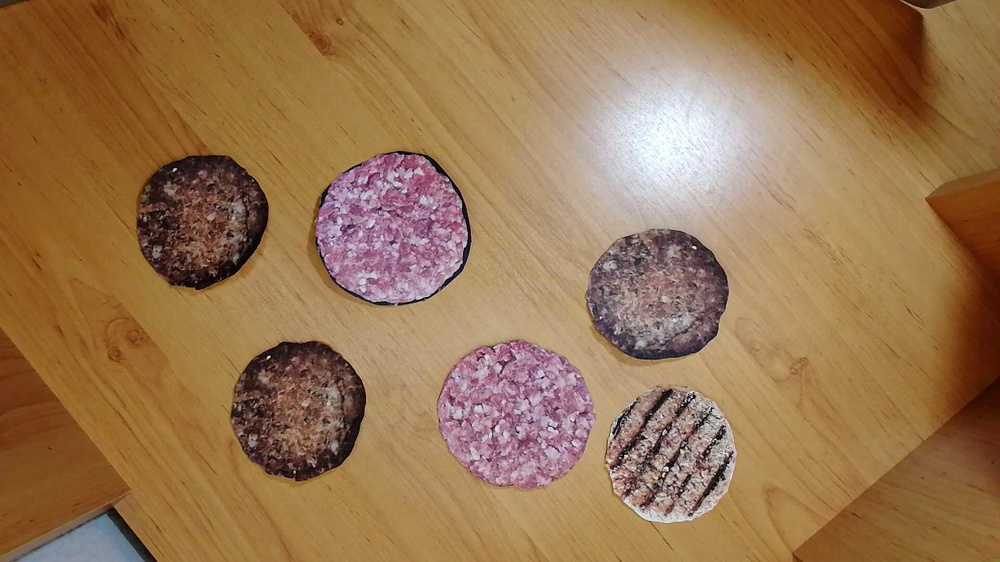
#> input picture image/cutlet 1575465347.8488.jpg, 1000 x 562 px, shrunk from 1920 x 1080 before the run
$ python -i find_circles.py   (imports and definitions only)
#> lines starting #> are read from the running program, lines starting #| are printed output that depends on the picture; after the words box and inside, x2 and y2 are one past the last pixel; in counts of white or black regions, pixels touching at a corner belong together
#> further down, picture is the input picture: shape (562, 1000, 3); mean B, G, R 81.2, 117.8, 153.5
import cv2
import numpy as np

def auto_canny(frame,sigma=0.33):
#> called with sigma = 0.33
    v = np.median(frame)
#> v = 125
    lower = int(max(0, (1.0 - sigma) * v))
#> lower = 83
    upper = int(min(255, (1.0 + sigma) * v))
#> upper = 166
    return cv2.Canny(frame,lower,upper)
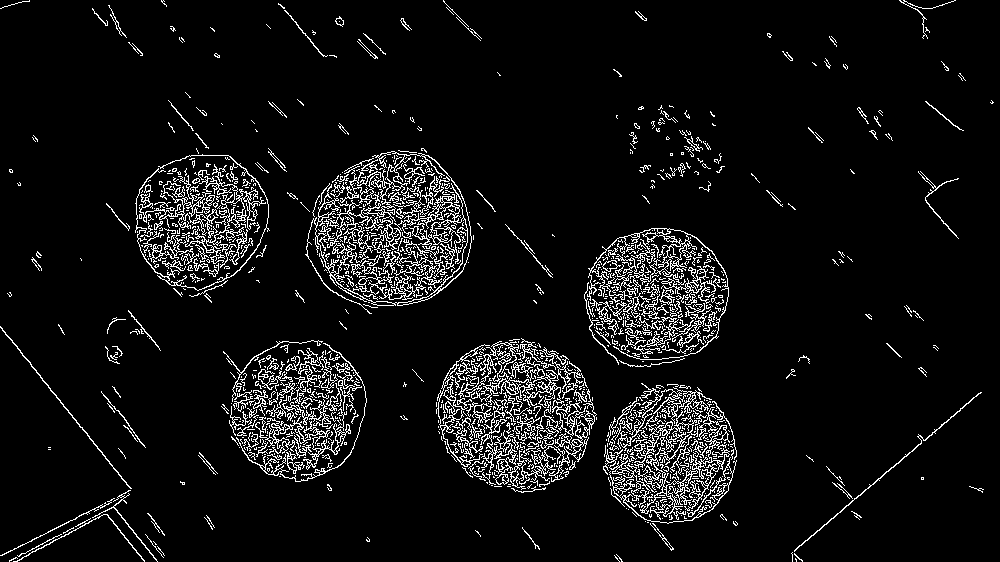
#> returned value: shape (562, 1000); 6.9% white in thin lines or dots

def find_circles(img,max_mean=0.3,circle_mean=0.05):
    """
        max_mean - Максимальное отличие радиусов. в процентах дефол 30%
        circle_mean - Максимальное отличие кол-ва вершин. строится градиент.
    """

    canny = auto_canny(img)
    canny2 = cv2.dilate(canny, np.ones((3, 3), np.uint8))
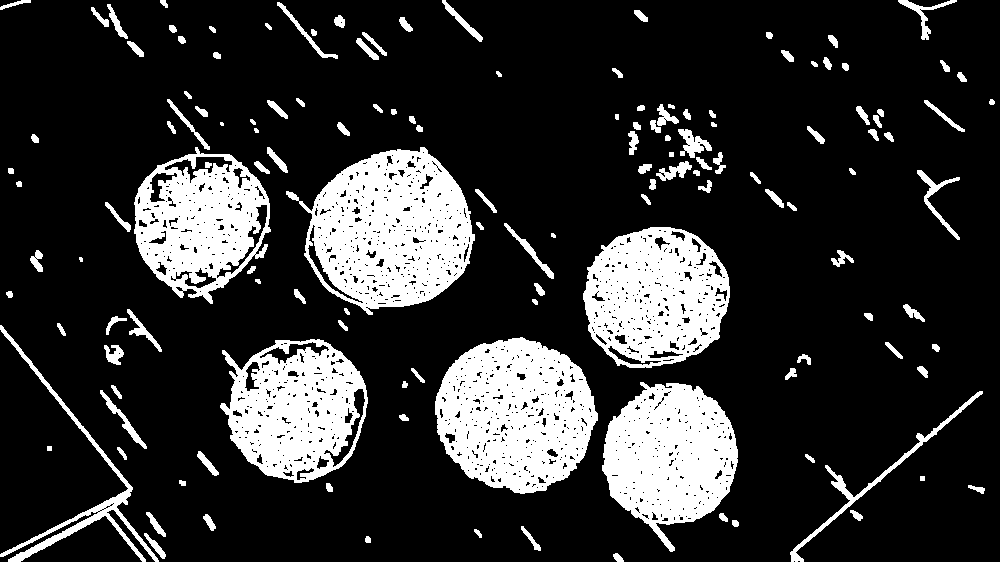
#> canny2: shape (562, 1000); 19.6% white; 141 white regions (2 under 20 px)
    contours, _ = cv2.findContours(canny2, cv2.RETR_EXTERNAL, cv2.CHAIN_APPROX_SIMPLE)
#> contours = 140 contours, 15 with area under 20; largest, box (x1, y1, x2, y2) and area: (286, 147, 475, 315) 20778, (435, 337, 598, 494) 19015, (583, 227, 730, 368) 16088, (220, 339, 368, 483) 15544, (602, 382, 738, 552) 14972

    all_radius = []
    for i,cnt in enumerate(contours):
        cnt = cv2.convexHull(cnt)
        radius = cv2.arcLength(cnt,True) / (2*np.pi)
        all_radius.append(radius)
#> this loop made 140 passes
#> radius on passes 1 to 12: 4.62, 3.1, 10.82, 3.83, 10.35, 3.35, 6.79, 4.17, 10.32, 5.44, 6.35, 3.93
#> (cnt, radius) on passes 14, 18: ([[924, 476], [924, 480], [920, 480], [920, 476]], 2.55), ([[51, 446], [51, 450], [47, 450], [47, 446]], 2.55)
#> after the loop, all_radius = 140 values, max 108 at index 33, min 1.72 at index 88, mean 11.02

    radius_average = np.average(all_radius,weights=all_radius)
#> radius_average = 41.82

    circles = []
    loss = lambda x: x if (x < 1) else x-1


    for i,cnt in enumerate(contours):
        cnt = cv2.convexHull(cnt)
        radius = cv2.arcLength(cnt,True) / (2*np.pi)
        if radius >= radius_average:
            ellipse = cv2.fitEllipse(cnt)
            if loss(np.average(ellipse[1],weights=ellipse[1])/np.mean(ellipse[1])) > circle_mean:
                continue

            (x,y),radius2 = cv2.minEnclosingCircle(cnt)
            circles.append(np.int0([x,y,np.mean([radius,radius2]),len(cnt)]))
#> after the loop, circles = [[663, 465, 80, 30], [284, 404, 79, 34], [515, 413, 80, 43], [654, 298, 74, 34], [377, 227, 93, 35], [203, 225, 75, 30]]

    circles = np.array(circles)
    cntlen_average = np.average(circles[:,3],weights=circles[:,3])
#> cntlen_average = 34.88

    circles = circles[circles[:,3]/cntlen_average > 0.5]
    return circles[:,:3]

>>> import cv2
>>> picture = cv2.imread('image/cutlet 1575465347.8488.jpg')
>>> result = find_circles(picture)
#> result = [[663, 465, 80], [284, 404, 79], [515, 413, 80], [654, 298, 74], [377, 227, 93], [203, 225, 75]]

$ run again, on image/cutlet 1575465361.638628.jpg
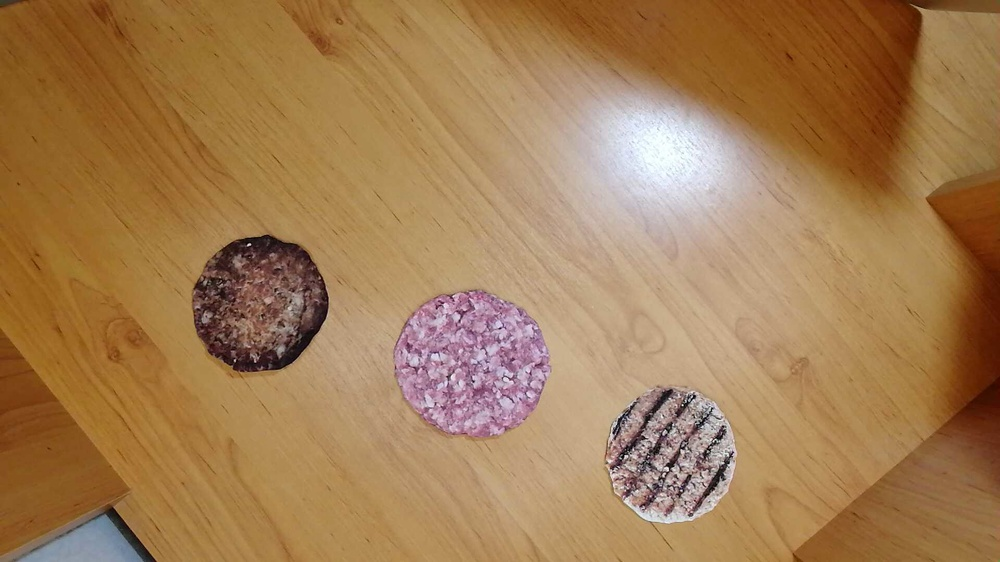
#> input picture image/cutlet 1575465361.638628.jpg, 1000 x 562 px, shrunk from 1920 x 1080 before the run
#> picture is the input picture: shape (562, 1000, 3); mean B, G, R 83.2, 125, 162.8
#> v = 133
#> lower = 89
#> upper = 176
#> in auto_canny, `return cv2.Canny(frame,lower,upper)`:
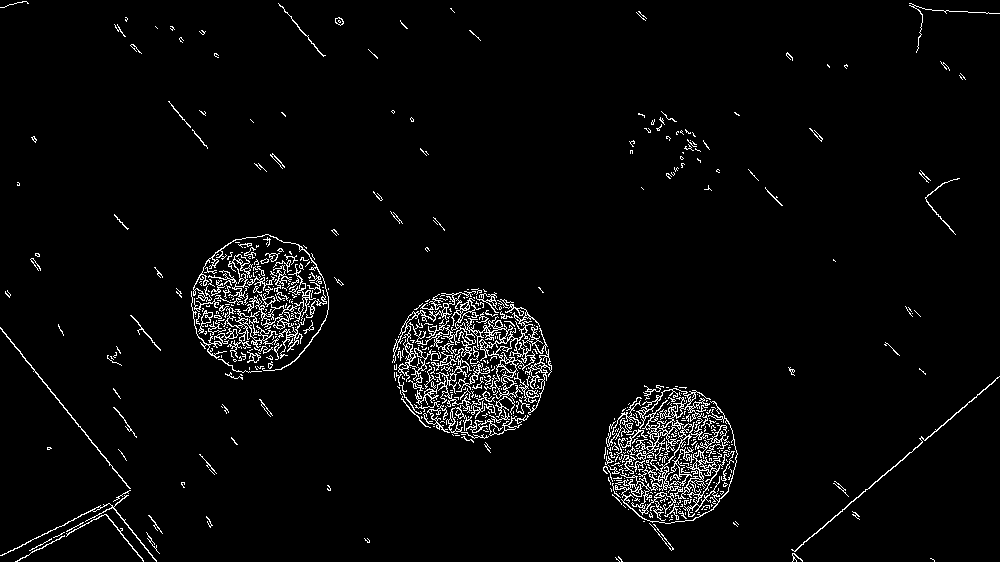
#> returned value: shape (562, 1000); 3.5% white in thin lines or dots
#> in find_circles, `canny2 = cv2.dilate(canny, np.ones((3, 3), np.uint8))`:
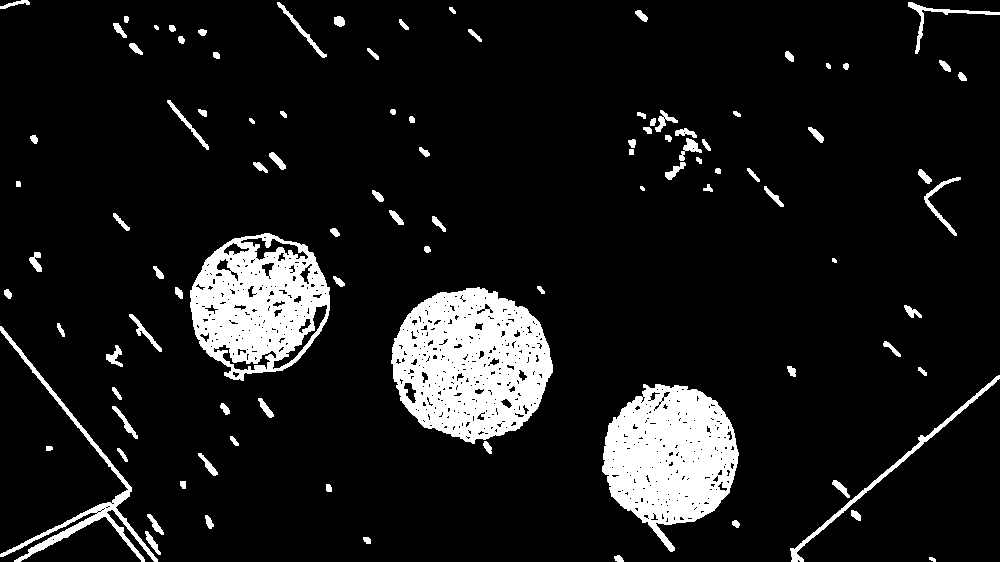
#> canny2: shape (562, 1000); 10.1% white; 99 white regions (2 under 20 px)
#> contours = 99 contours, 7 with area under 20; largest, box (x1, y1, x2, y2) and area: (391, 287, 553, 444) 18768, (190, 233, 330, 381) 15182, (602, 384, 739, 552) 14887, (0, 326, 158, 562) 2324, (790, 375, 1000, 562) 1030
#> the loop in find_circles, `for i,cnt in enumerate(contours):` made 99 passes
#> radius on passes 1 to 8: 2.73, 4, 3.64, 9.28, 3.62, 5.37, 8.71, 5.01
#> after the loop in find_circles, `for i,cnt in enumerate(contours):`: all_radius = 99 values, max 107.3 at index 26, min 2.17 at index 46, mean 10.23
#> radius_average = 42.23
#> after the loop in find_circles, `for i,cnt in enumerate(contours):`: circles = [[662, 466, 79, 31], [471, 362, 79, 41], [263, 308, 74, 36]]
#> cntlen_average = 36.46
#> result = [[662, 466, 79], [471, 362, 79], [263, 308, 74]]

$ run again, on image/cutlet 1575465390.17886.jpg
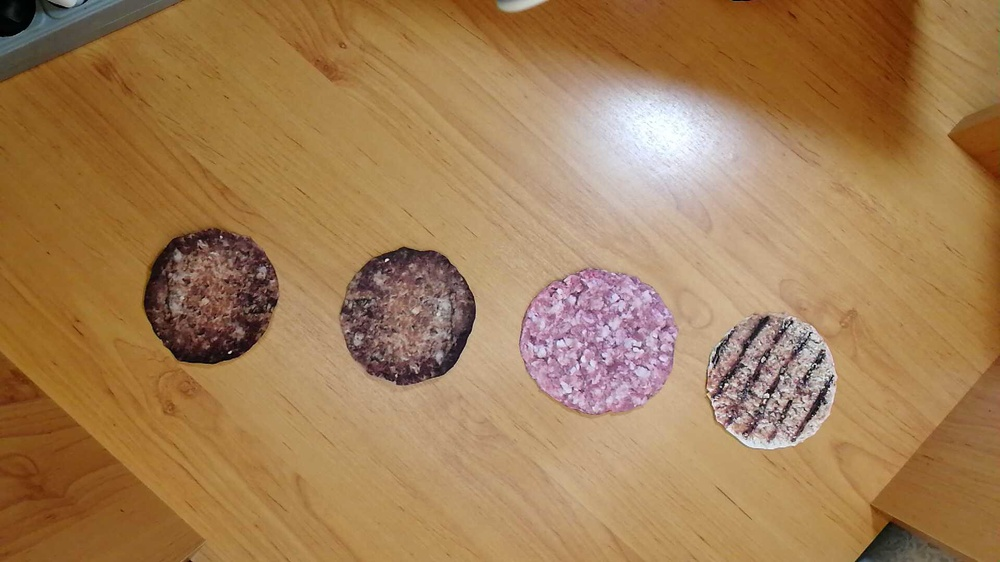
#> input picture image/cutlet 1575465390.17886.jpg, 1000 x 562 px, shrunk from 1920 x 1080 before the run
#> picture is the input picture: shape (562, 1000, 3); mean B, G, R 85, 126.1, 163.2
#> v = 133
#> lower = 89
#> upper = 176
#> in auto_canny, `return cv2.Canny(frame,lower,upper)`:
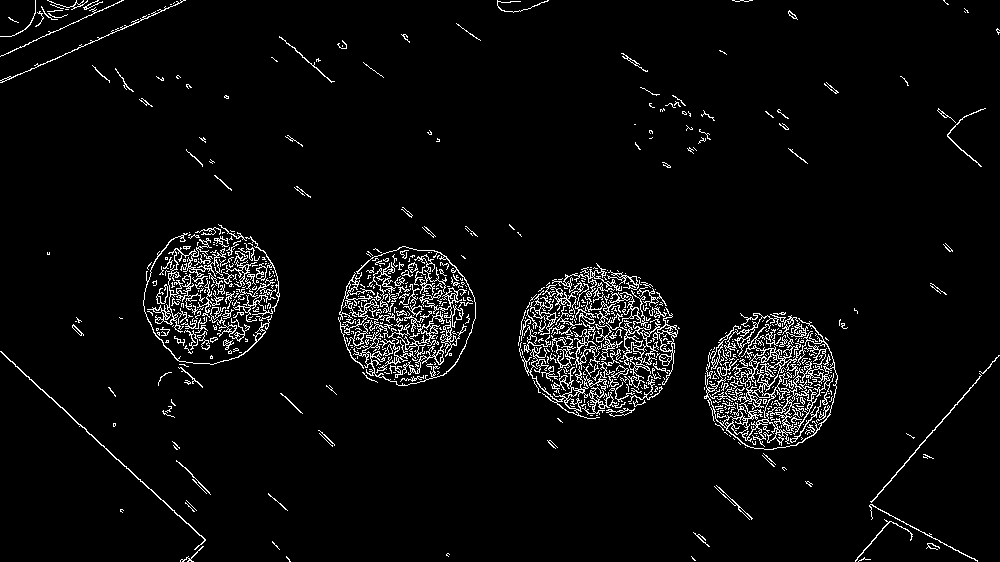
#> returned value: shape (562, 1000); 4.5% white in thin lines or dots
#> in find_circles, `canny2 = cv2.dilate(canny, np.ones((3, 3), np.uint8))`:
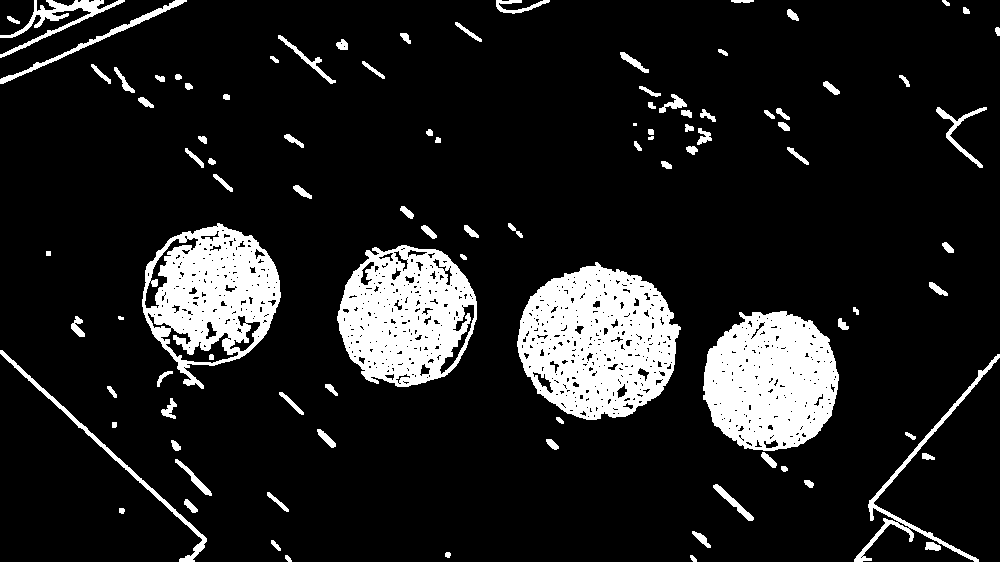
#> canny2: shape (562, 1000); 12.7% white; 97 white regions (1 under 20 px)
#> contours = 96 contours, 5 with area under 20; largest, box (x1, y1, x2, y2) and area: (517, 262, 681, 420) 18889, (337, 245, 477, 387) 15088, (142, 223, 281, 389) 15086, (703, 311, 839, 451) 14688, (854, 354, 1000, 562) 1472
#> the loop in find_circles, `for i,cnt in enumerate(contours):` made 96 passes
#> radius on passes 1 to 8: 3.14, 3.14, 2.75, 6.45, 4.71, 8.24, 2.85, 6.35
#> after the loop in find_circles, `for i,cnt in enumerate(contours):`: all_radius = 96 values, max 95.23 at index 27, min 1.59 at index 60, mean 12.21
#> radius_average = 44.24
#> after the loop in find_circles, `for i,cnt in enumerate(contours):`: circles = [[768, 379, 71, 32], [598, 338, 80, 36], [402, 314, 72, 39], [210, 305, 78, 33]]
#> cntlen_average = 35.21
#> result = [[768, 379, 71], [598, 338, 80], [402, 314, 72], [210, 305, 78]]
